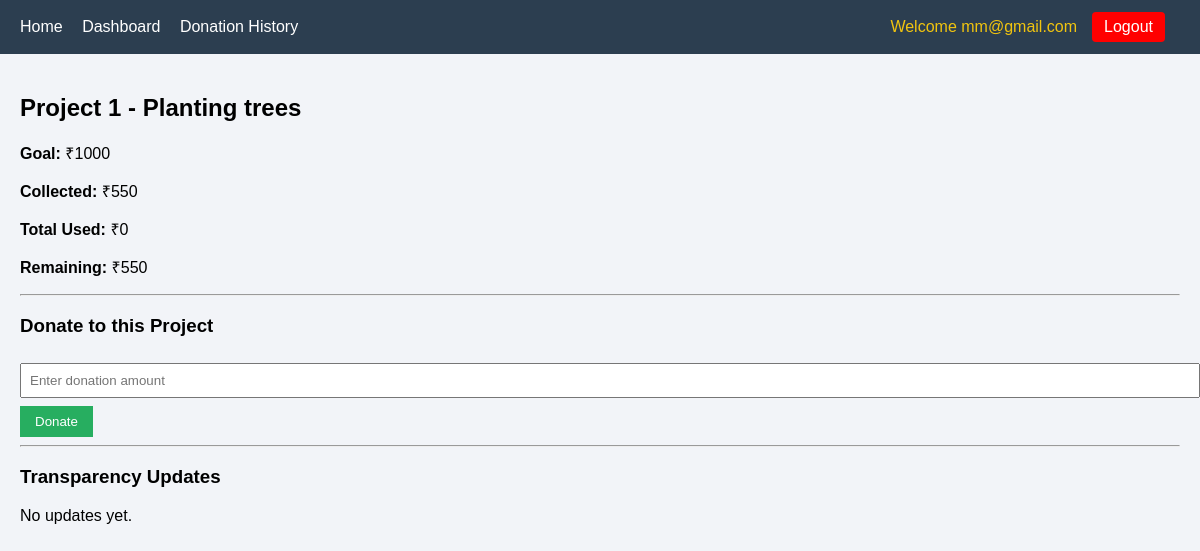
Page /project/1 (signed in) on the committed database.
### tables this page shows
CREATE TABLE projects (
                 id INTEGER PRIMARY KEY AUTOINCREMENT,
                 name TEXT,
                 goal INTEGER,
                 collected INTEGER DEFAULT 0);

### app.py (the view)
@app.route("/project/<int:id>")
def project(id):
    if "user" not in session:
        return redirect("/login")
    conn = get_db()
    c = conn.cursor()
    c.execute("SELECT * FROM projects WHERE id=?", (id,))
    project = c.fetchone()
    if not project:
        conn.close()
        return "Project not found"
    c.execute("SELECT * FROM updates WHERE project_id=?", (id,))
    updates = c.fetchall()
    total_used = 0
    for u in updates:
        total_used += u[3]
    remaining = project[3] - total_used
    conn.close()
    return render_template("project.html",
                           project=project,
                           updates=updates,
                           total_used=total_used,
                           remaining=remaining)

### app.py (called while the page is built)
def get_db():
    return sqlite3.connect("database.db")

### templates/project.html (shortened to what this page needs)
{% extends "base.html" %}
{% block content %}
<h2>{{ project[1] }}</h2>
<div class="project-details">
    <p><strong>Goal:</strong> ₹{{ project[2] }}</p>
    <p><strong>Collected:</strong> ₹{{ project[3] }}</p>
    <p><strong>Total Used:</strong> ₹{{ total_used }}</p>
    <p><strong>Remaining:</strong> ₹{{ remaining }}</p>
</div>
<hr>
{% if session.get("role") == "user" %}
<div class="donation-box">
    <h3>Donate to this Project</h3>
    <form action="/donate/{{ project[0] }}" method="POST">
        <input type="number" name="amount" placeholder="Enter donation amount" required>
        <button type="submit">Donate</button>
    </form>
</div>
<hr>
{% endif %}
<h3>Transparency Updates</h3>
{% if updates %}
    {% for u in updates %}
    <div class="update-card">
        <p>{{ u[2] }}</p>
        <p><strong>Amount Used:</strong> ₹{{ u[3] }}</p>
    </div>
    {% endfor %}
{% else %}
    <p>No updates yet.</p>
{% endif %}
{% endblock %}

### static/style.css (style rules this page uses)
body { font-family: Arial; background: #f2f4f8; margin: 0; }
button { background: #27ae60; color: white; border: none; padding: 8px 15px; cursor: pointer; }
input, textarea { width: 100%; padding: 8px; margin: 8px 0; }

### rows in the picture
projects: name "Project 1 - Planting trees", goal "1000", collected "550"

### other values in the picture
{{ session.get("user") }} "mm@gmail.com"
{{ total_used }} "0"
{{ remaining }} "550"
